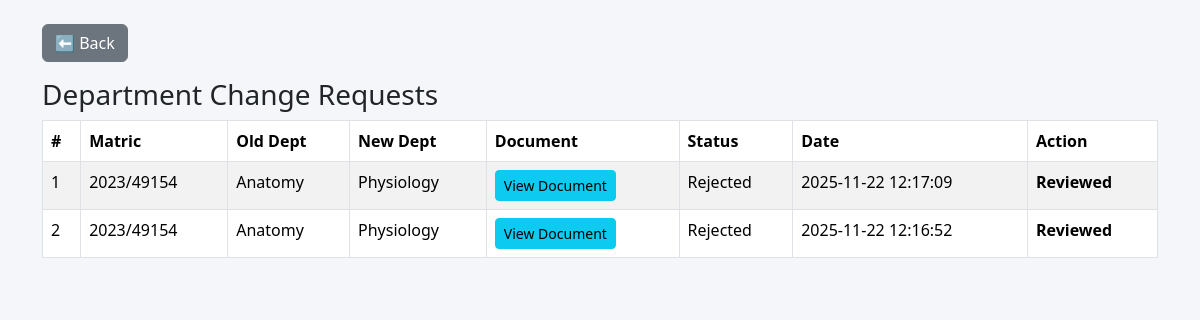
The app's page /admin/department_requests.php (signed in) with its own data.
### tables this page shows
CREATE TABLE `department_change_requests` (
  `id` int(11) NOT NULL,
  `matric_number` varchar(50) NOT NULL,
  `old_department` varchar(150) NOT NULL,
  `new_department` varchar(150) NOT NULL,
  `document_path` varchar(255) NOT NULL,
  `status` enum('pending','approved','rejected') DEFAULT 'pending',
  `date_requested` timestamp NOT NULL DEFAULT current_timestamp(),
  `date_reviewed` timestamp NULL DEFAULT NULL,
  `admin_comment` text DEFAULT NULL
);

### admin/department_requests.php (the view, shortened to what this page needs)
<?php
include '../includes/connect.php';
$requests = $conn->query("SELECT * FROM department_change_requests ORDER BY date_requested DESC");
?>
<!DOCTYPE html>
<html>
<head>
    <link href="../assets/css/bootstrap.min.css" rel="stylesheet">
</head>
<body>
<div class="container mt-4">
    <a href="dashboard.php" class="btn btn-secondary mb-3">⬅ Back</a>
    <h3>Department Change Requests</h3>
    <table class="table table-bordered table-striped">
        <thead>
            <tr>
                <th>#</th>
                <th>Matric</th>
                <th>Old Dept</th>
                <th>New Dept</th>
                <th>Document</th>
                <th>Status</th>
                <th>Date</th>
                <th>Action</th>
            </tr>
        </thead>
        <tbody>
            <?php
            $sn = 1;
            while($row = $requests->fetch_assoc()){ ?>
                <tr>
                    <td><?= $sn++; ?></td>
                    <td><?= $row['matric_number']; ?></td>
                    <td><?= $row['old_department']; ?></td>
                    <td><?= $row['new_department']; ?></td>
                    <td>
                        <a href="../<?= $row['document_path']; ?>" target="_blank" class="btn btn-sm btn-info">
                            View Document
                        </a>
                    </td>
                    <td><?= ucfirst($row['status']); ?></td>
                    <td><?= $row['date_requested']; ?></td>
                    <td>
                        <?php if($row['status'] == "pending"){ ?>
                            <form method="POST" style="margin-bottom:5px">
                                <input type="hidden" name="id" value="<?= $row['id']; ?>">
                                <textarea name="comment" class="form-control mb-1" placeholder="Admin comment..."></textarea>
                                <button name="action" value="approved" class="btn btn-success btn-sm w-100">
                                    Approve
                                </button>
                            </form>
                            <form method="POST">
                                <input type="hidden" name="id" value="<?= $row['id']; ?>">
                                <textarea name="comment" class="form-control mb-1" placeholder="Reason for rejection..."></textarea>
                                <button name="action" value="rejected" class="btn btn-danger btn-sm w-100">
                                    Reject
                                </button>
                            </form>
                        <?php } else { ?>
                            <b>Reviewed</b>
                        <?php } ?>
                    </td>
                </tr>
            <?php } ?>
        </tbody>
    </table>
</div>
</body>
</html>

### admin/department_requests.php (style rules this page uses)
body { background:#f4f6f9; }
.table thead { background:#1e3a8a; color:white; }

### records on screen
department_change_requests: matric_number "2023/49154", old_department "Anatomy", new_department "Physiology", status "Rejected", date_requested "2025-11-22 12:17:09", shows "Reviewed"
department_change_requests: matric_number "2023/49154", old_department "Anatomy", new_department "Physiology", status "Rejected", date_requested "2025-11-22 12:16:52", shows "Reviewed"
